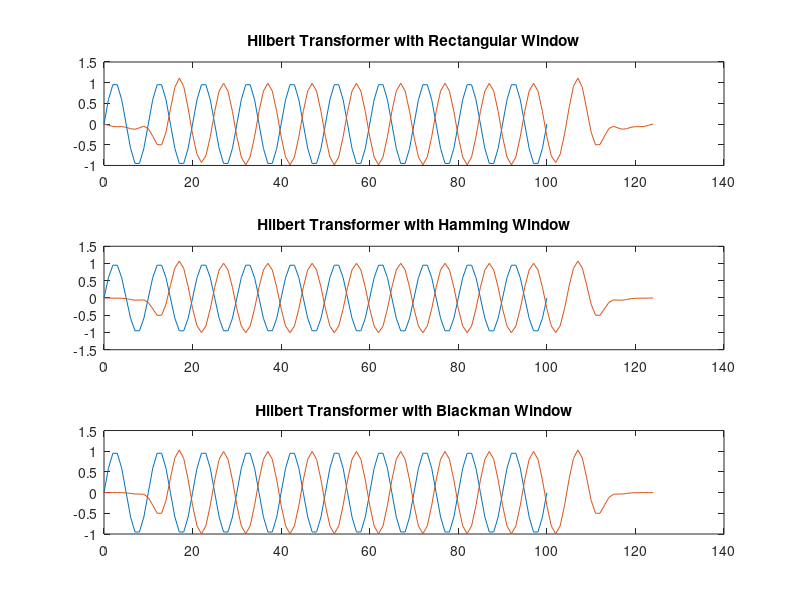

The MATLAB script that drew this image:
clc
clear

M=25;
m=0:M-1;
wc=0.4*pi;
n=-(M-1)/2:(M-1)/2;
n1=-(M-1)/2:-1;
n2=1:(M-1)/2;
h1=((2/pi)*((sin(0.5*wc*n1)).^2))./n1;
h2=((2/pi)*((sin(0.5*wc*n2)).^2))./n2;
h=[h1 0 h2];

wrect=ones(1,25);
wham=transpose(hamming(25));
wblack=transpose(blackman(25));
xrect=h.*wrect;
xham=h.*wham;
xblack=h.*wblack;

wc1=0.1;
nt=0:100;
x=sin(2*pi*wc1*nt);

yrect=conv(xrect,x);
yham=conv(xham,x);
yblack=conv(xblack,x);

subplot(3,1,1);
plot(nt,x);
hold on;
plot(0:length(yrect)-1,yrect);
title("Hilbert Transformer with Rectangular Window");
subplot(3,1,2);
plot(nt,x);
hold on;
plot(0:length(yham)-1,yham);
title("Hilbert Transformer with Hamming Window");
subplot(3,1,3);
plot(nt,x);
hold on;
plot(0:length(yblack)-1,yblack);
title("Hilbert Transformer with Blackman Window");
